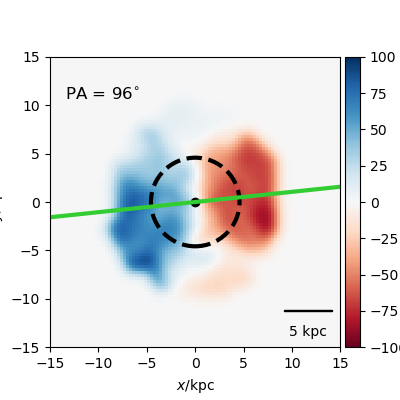

Write the Python code that produced this figure.
#galaxy 316 Ray's gas velocity code
import pynbody
import numpy as np
import pynbody.plot.sph as sph
import matplotlib.pyplot as plt
from pynbody_velmaps.position_angles import *
from pynbody_velmaps.scripts.plot_manga_velmaps import *

filename='/mnt/data0/jillian/gguaman/r316/cosmo25p.768sg1bwK1BHe75.007779'
#filename= '/mnt/data0/jillian/gguaman/r316/r316.007779.tipsy'
redshift=0.03
image_width=30

def rho_sq(particles):
    return particles['rho']**2

gas_map, gas_pa, ax = plot_manga_map(filename, redshift, "gas", weights=rho_sq,image_width=image_width, orientation="sideon", cmap='RdBu',vmin=-100, vmax=100)

#plt.show()
plt.savefig("galaxy316_GasVelR.png")
